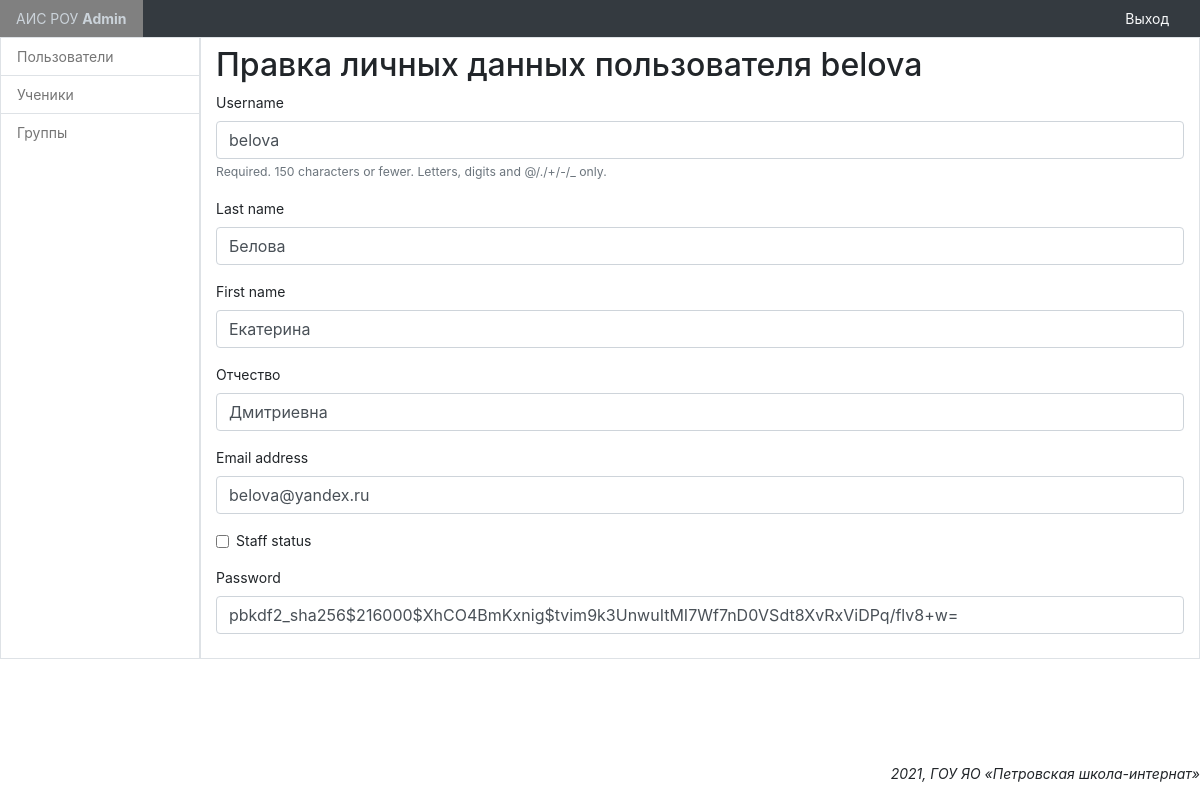
Page /admin_panel/accounts/profile/change/2/ (signed in) on the earlier database version.
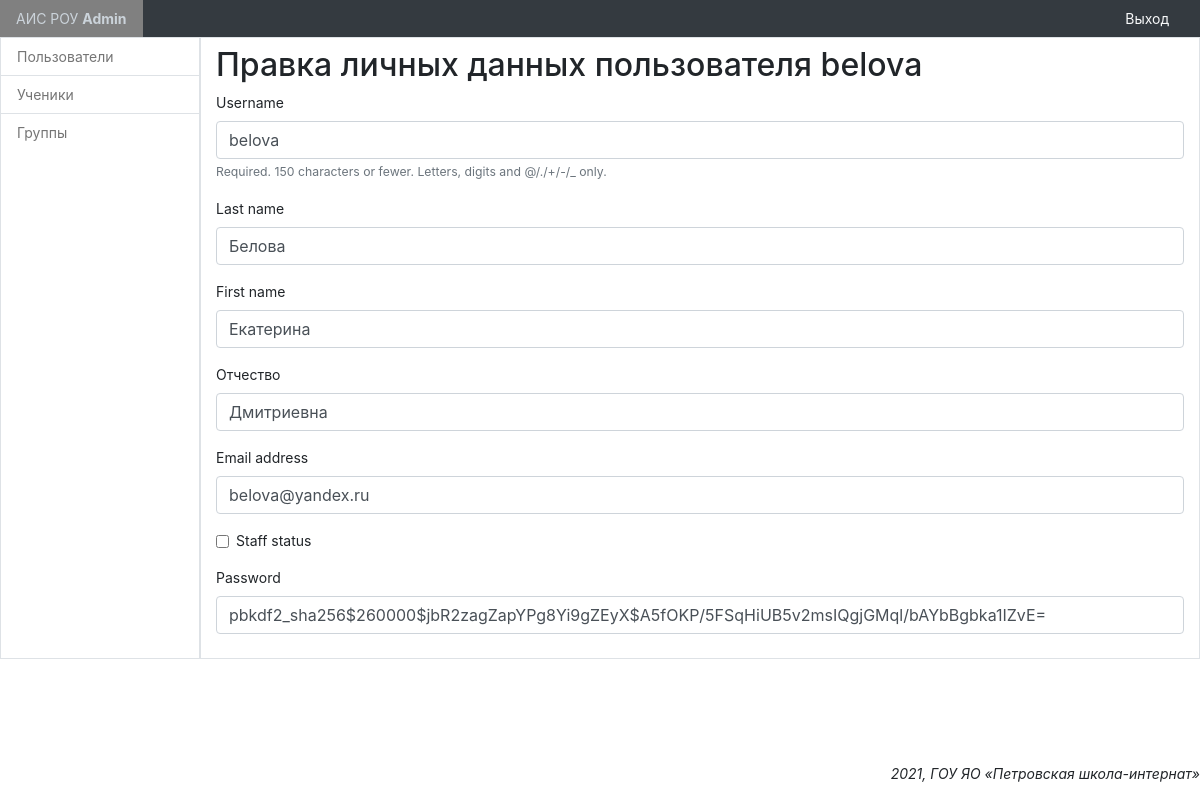
Same page on the later database version.
### admin_panel/models.py (models this page shows, shortened)
class CustomUser(AbstractUser):
    patronymic = models.CharField(
        'Отчество',
        max_length=50,
        blank=True,
        null=True
    )
    class Meta(AbstractUser.Meta):
        pass

### admin_panel/views.py (the view)
# urls.py: path('accounts/profile/change/<int:id>/', SDChangeUserInfoView.as_view(), name='user_change'),
class SDChangeUserInfoView(SuccessMessageMixin, LoginRequiredMixin, UpdateView):
    model = CustomUser
    template_name = 'admin_panel/change_user_info.html'
    form_class = ChangeUserInfoForm
    success_url = reverse_lazy('admin_panel:users')
    success_message = 'Данные сохранены'
    def get_object(self, queryset=None):
        if not queryset:
            queryset = self.get_queryset()
        return get_object_or_404(queryset, pk=self.kwargs['id'])

### admin_panel/forms.py
class ChangeUserInfoForm(forms.ModelForm):
    class Meta:
        model = CustomUser
        fields = ('username', 'last_name', 'first_name',
                  'patronymic', 'email', 'is_staff', 'password',)

### templates/admin_panel/change_user_info.html (shortened to what this page needs)
{% extends 'layout/base_admin.html' %}
{% load bootstrap4 %}
{% block content %}
    <h2>Правка личных данных пользователя {{ customuser.username }}</h2>
    <form method="post">
        {% bootstrap_form form layout='horizontal' %}
    </form>
{% endblock %}

### templates/layout/base_admin.html (shortened to what this page needs)
{% load bootstrap4 %}
{% load static %}
<!DOCTYPE html>
<html>
<head>
    {% bootstrap_css %}
    <link rel="stylesheet" href="{% static 'admin_panel/css/dashboard.css' %}" />
    <link rel="stylesheet" href="{% static 'admin_panel/css/style.css' %}">
    <link rel="stylesheet" href="https://cdnjs.cloudflare.com/ajax/libs/jquery-modal/0.9.1/jquery.modal.min.css" />
<body class="container-fluid">
    <div class="row bg-dark">
        <ul class="col nav justify-content-between">
            <li class="nav-item text-nowrap">
                <a class="nav-link text-light" href="/">АИС РОУ <b>Admin</b></a>
            </li>
            <li class="nav-item text-nowrap">
            {% if user.is_authenticated %}
                <a class="nav-link text-light" href="{% url 'main:logout'%}">
                     Выход
                </a>
            {% else %}
                <a class="nav-link text-light" href="{% url 'main:login' %}">
                    Вход
                </a>
            {% endif %}
            </li>
        </ul>
    </div>
    <div class="row">
        <div class="col-md-2 p-0 border">
            <nav class="nav flex-column">
                <a class="nav-link border-bottom" href="{% url 'admin_panel:users' %}">Пользователи</a>
                <a class="nav-link border-bottom" href="{% url 'admin_panel:pupils' %}">Ученики</a>
                <a class="nav-link" href="{% url 'admin_panel:groups' %}">Группы</a>
            </nav>
        </div>
        <section class="col border py-2">
            {% block content %}{% endblock %}
        </section>
    </div>
    <div class="row">
        <div class="col">
            <footer class="mt-3 fixed-bottom"><p class="text-right font-italic">{% now 'Y' %}, ГОУ ЯО &laquo;Петровская школа-интернат&raquo;</p></footer>
        </div>
    </div>
</body>
</html>

### static/src/admin_panel/css/dashboard.css (style rules this page uses)
body { font-size: .875rem; }
.border-bottom { border-bottom: 1px solid #e5e5e5; }

### static/src/admin_panel/css/style.css (style rules this page uses)
.nav-link { color: #757575; }

Differences in the rows shown:
changed CustomUser "belova": password "pbkdf2_sha256$216000$XhCO4BmKxnig$tvim9k3UnwuItMI7Wf7nD0VSdt8XvRxViDPq/flv8+w=" → "pbkdf2_sha256$260000$jbR2zagZapYPg8Yi9gZEyX$A5fOKP/5FSqHiUB5v2msIQgjGMql/bAYbBgbka1IZvE="
